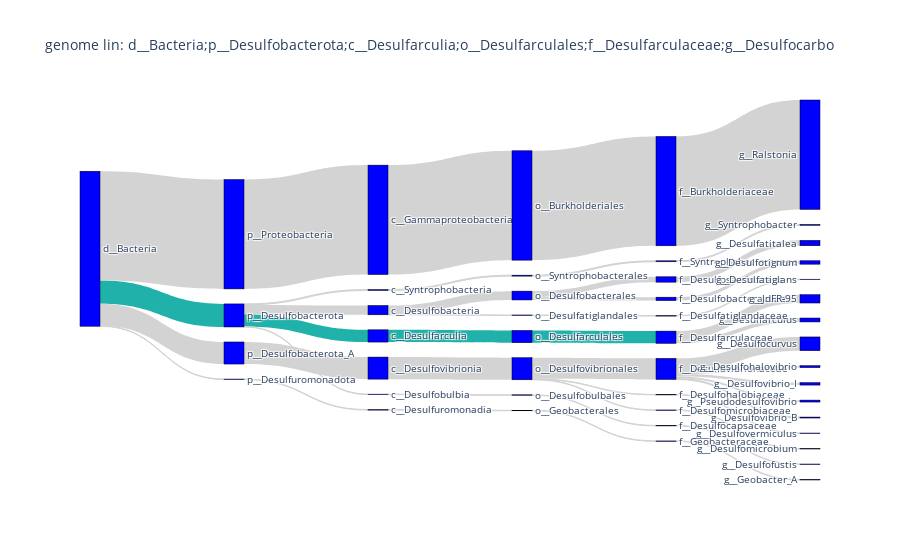

The cell this chart's notebook holds for it:
### Code cell
fig = load_and_make_fig('output.gtdb-contam-dna', 'GCF_001184205.1_genomic.fna.gz')
fig.show()

### Figure 1 — Plotly figure (JSON) as saved in the notebook; plotly's stock layout.template omitted (floating-point values rounded to 4 significant figures)
{"data": [{"link": {"color": ["lightseagreen", "lightgrey", "lightgrey", "lightgrey", "lightseagreen", "lightgrey", "lightgrey", "lightgrey", "lightseagreen", "lightseagreen", "lightgrey", "lightgrey", "lightgrey", "lightgrey", "lightgrey", "lightgrey", "lightgrey", "lightgrey", "lightgrey", "lightgrey", "lightgrey", "lightgrey", "lightgrey", "lightgrey", "lightgrey", "lightgrey", "lightgrey", "lightgrey", "lightgrey", "lightgrey", "lightgrey", "lightgrey", "lightgrey", "lightgrey", "lightgrey", "lightgrey", "lightgrey", "lightgrey", "lightgrey", "lightgrey", "lightgrey", "lightgrey", "lightgrey", "lightgrey", "lightgrey", "lightgrey"], "label": ["1.6% of total k-mers", "0.1% of total k-mers", "1.2% of total k-mers", "0.1% of total k-mers", "3.0% of total k-mers", "2.8% of total k-mers", "0.1% of total k-mers", "14.1% of total k-mers", "1.6% of total k-mers", "1.6% of total k-mers", "0.5% of total k-mers", "1.1% of total k-mers", "0.1% of total k-mers", "0.1% of total k-mers", "0.1% of total k-mers", "1.1% of total k-mers", "0.1% of total k-mers", "0.7% of total k-mers", "0.4% of total k-mers", "0.7% of total k-mers", "2.8% of total k-mers", "2.8% of total k-mers", "0.1% of total k-mers", "2.7% of total k-mers", "0.1% of total k-mers", "0.1% of total k-mers", "0.3% of total k-mers", "0.3% of total k-mers", "0.3% of total k-mers", "0.1% of total k-mers", "1.8% of total k-mers", "0.1% of total k-mers", "0.1% of total k-mers", "0.1% of total k-mers", "0.1% of total k-mers", "0.1% of total k-mers", "0.1% of total k-mers", "14.1% of total k-mers", "14.1% of total k-mers", "14.1% of total k-mers", "14.1% of total k-mers", "0.4% of total k-mers", "0.1% of total k-mers", "0.1% of total k-mers", "0.1% of total k-mers", "0.1% of total k-mers"], "source": [0, 0, 0, 0, 1, 1, 1, 1, 2, 3, 4, 4, 6, 7, 8, 10, 10, 11, 11, 12, 14, 15, 16, 16, 16, 17, 19, 19, 19, 19, 19, 23, 24, 27, 28, 29, 30, 32, 33, 34, 35, 37, 40, 43, 44, 45], "target": [2, 6, 10, 43, 0, 14, 27, 32, 3, 4, 5, 39, 7, 8, 9, 11, 23, 12, 37, 13, 15, 16, 17, 19, 40, 18, 20, 21, 22, 26, 42, 24, 25, 28, 29, 30, 31, 33, 34, 35, 36, 38, 41, 44, 45, 46], "value": [25, 2, 19, 1, 47, 45, 1, 223, 25, 25, 8, 17, 2, 2, 2, 18, 1, 11, 7, 11, 45, 45, 1, 43, 1, 1, 4, 4, 5, 2, 28, 1, 1, 1, 1, 1, 1, 223, 223, 223, 223, 7, 1, 1, 1, 1]}, "node": {"color": "blue", "label": ["p__Desulfobacterota", "d__Bacteria", "c__Desulfarculia", "o__Desulfarculales", "f__Desulfarculaceae", "g__Desulfarculus", "c__Syntrophobacteria", "o__Syntrophobacterales", "f__Syntrophobacteraceae", "g__Syntrophobacter", "c__Desulfobacteria", "o__Desulfobacterales", "f__Desulfosarcinaceae", "g__Desulfatitalea", "p__Desulfobacterota_A", "c__Desulfovibrionia", "o__Desulfovibrionales", "f__Desulfohalobiaceae", "g__Desulfovermiculus", "f__Desulfovibrionaceae", "g__Desulfohalovibrio", "g__Pseudodesulfovibrio", "g__Desulfovibrio_I", "o__Desulfatiglandales", "f__Desulfatiglandaceae", "g__Desulfatiglans", "g__Desulfovibrio_B", "p__Desulfuromonadota", "c__Desulfuromonadia", "o__Geobacterales", "f__Geobacteraceae", "g__Geobacter_A", "p__Proteobacteria", "c__Gammaproteobacteria", "o__Burkholderiales", "f__Burkholderiaceae", "g__Ralstonia", "f__Desulfobacteraceae", "g__Desulfotignum", "g__JdFR-95", "f__Desulfomicrobiaceae", "g__Desulfomicrobium", "g__Desulfocurvus", "c__Desulfobulbia", "o__Desulfobulbales", "f__Desulfocapsaceae", "g__Desulfofustis"], "line": {"color": "black", "width": 0.5}, "pad": 15, "thickness": 20}, "type": "sankey"}], "layout": {"font": {"size": 10}, "title": {"text": "genome lin: d__Bacteria;p__Desulfobacterota;c__Desulfarculia;o__Desulfarculales;f__Desulfarculaceae;g__Desulfocarbo"}}}
